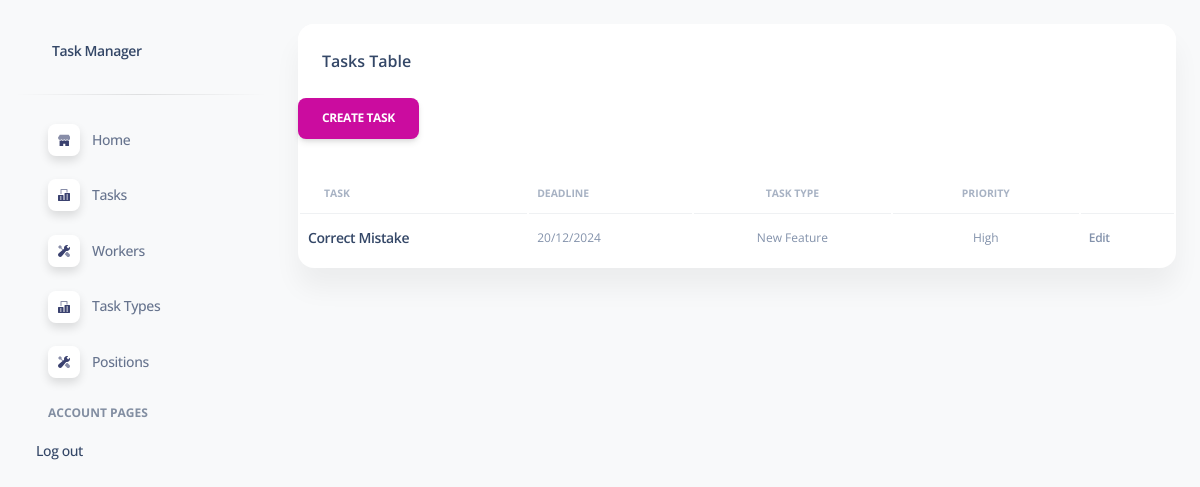
Page /tasks/ (signed in) on the committed database.
### task_manager/models.py (models this page shows, shortened)
class Task(models.Model):
    PRIORITY_CHOICES = [
        ("Urgent", "Urgent"),
        ("High", "High"),
        ("Medium", "Medium"),
        ("Low", "Low"),
    ]
    name = models.CharField(max_length=255)
    description = models.TextField()
    deadline = models.DateField()
    is_completed = models.BooleanField(default=False)
    priority = models.CharField(max_length=10, choices=PRIORITY_CHOICES)
    task_type = models.ForeignKey(TaskType, on_delete=models.CASCADE)
    assignees = models.ManyToManyField(Worker)

class TaskType(models.Model):
    name = models.CharField(max_length=255)
    def __str__(self):
        return self.name

### task_manager/views.py (the view)
# urls.py: path("tasks/", TaskListView.as_view(), name="task-list"),
class TaskListView(LoginRequiredMixin, generic.ListView):
    model = Task
    paginate_by = 5
    template_name = "task_manager/task_list.html"
    context_object_name = "task_list"
    def get_context_data(self, *, object_list=None, **kwargs):
        context = super().get_context_data(**kwargs)
        name = self.request.GET.get("name", "")
        context["search_form"] = TaskSearchForm(
            initial={"name": name}
        )
        return context
    def get_queryset(self):
        queryset = super().get_queryset()
        form = TaskSearchForm(self.request.GET)
        if form.is_valid():
            name = form.cleaned_data["name"]
            return queryset.filter(name__icontains=name)
        return queryset

### task_manager/context_processors.py (called while the page is built)
def cfg_assets_root(request):
    return { 'ASSETS_ROOT' : settings.ASSETS_ROOT }

### templates/task_manager/task_list.html (shortened to what this page needs)
{% extends 'layouts/base.html' %}
{% block content %}
<div class="container-fluid py-4">
  <div class="row">
    <div class="col-12">
      <div class="card mb-4">
        <div class="card-header pb-0">
          <h6>Tasks Table</h6>
        </div>
        <div class="col-3 py-3 ps-0">
          <a href="{% url 'task_manager:task-create' %}" class="btn btn-primary link-to-page">
            Create Task
          </a>
        </div>
        <div class="card-body px-0 pt-0 pb-2">
          <div class="table-responsive p-0">
            <table class="table align-items-center mb-0">
              <thead>
                <tr>
                  <th class="text-uppercase text-secondary text-xxs font-weight-bolder opacity-7">Task</th>
                  <th class="text-uppercase text-secondary text-xxs font-weight-bolder opacity-7 ps-2">Deadline</th>
                  <th class="text-center text-uppercase text-secondary text-xxs font-weight-bolder opacity-7">Task Type</th>
                  <th class="text-center text-uppercase text-secondary text-xxs font-weight-bolder opacity-7">Priority</th>
                  <th class="text-secondary opacity-7"></th>
                </tr>
              </thead>
              <tbody>
                {% if task_list %}
                  {% for task in task_list %}
                    <tr>
                      <td>
                        <h6 class="mb-0 text-sm">
                          <a href="{% url 'task_manager:task-detail' pk=task.id %}">
                            {{ task.name }}
                          </a>
                        </h6>
                      </td>
                      <td>
                        <p class="text-xs text-secondary mb-0">{{ task.deadline|date:"d/m/Y" }}</p>
                      </td>
                      <td class="text-center">
                        <p class="text-xs text-secondary mb-0">{{ task.task_type }}</p>
                      </td>
                      <td class="text-center">
                        <p class="text-xs text-secondary mb-0">{{ task.priority }}</p>
                      </td>
                      <td class="align-middle">
                        <a href="{% url 'task_manager:task-update' pk=task.id %}" class="text-secondary font-weight-bold text-xs" data-toggle="tooltip" data-original-title="Edit task">
                          Edit
                        </a>
                      </td>
                    </tr>
                  {% endfor %}
                {% else %}
                  <tr>
                    <td colspan="5" class="text-center">
                      <p class="text-secondary text-sm mb-0">There are no tasks available.</p>
                    </td>
                  </tr>
                {% endif %}
              </tbody>
            </table>
          </div>
        </div>
      </div>
    </div>
  </div>
</div>
{% endblock content %}

### task_manager/static/assets/css/dark-theme-core.css (style rules this page uses)
body { transition: background-color 200ms ease-in; }

### rows in the picture
Task: name "Correct Mistake", deadline "20/12/2024", task_type "New Feature", priority "High"
